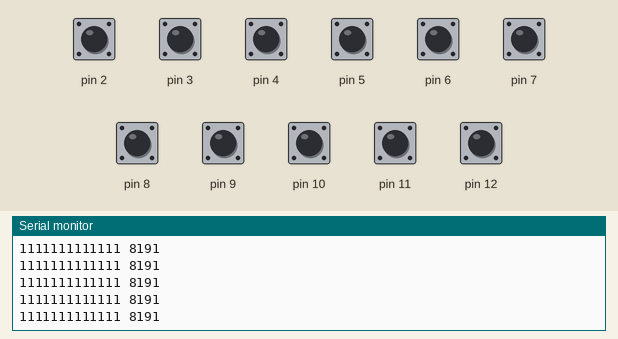
Recording of a sketch running on a simulated Arduino Uno, built with avr-gcc and run on an emulated ATmega328P. On the bench: the last lines printed to the serial monitor. Inputs (shaded band) come from the test bench; at power-on: pin 2–12 HIGH.

Above: at 1.2 s.
1.3 s: pin 2 pulled LOW for 0.15 s
At 1.32 s:
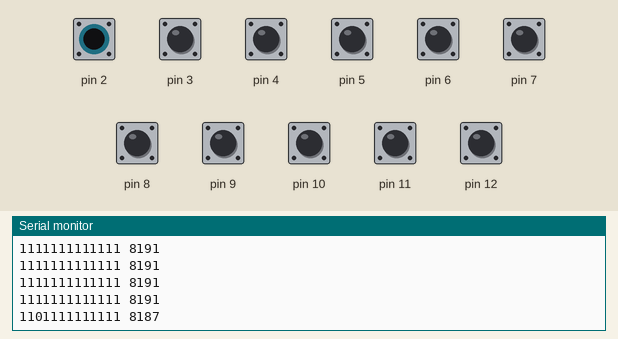
2.9 s: pin 3 pulled LOW for 0.15 s
At 2.94 s:
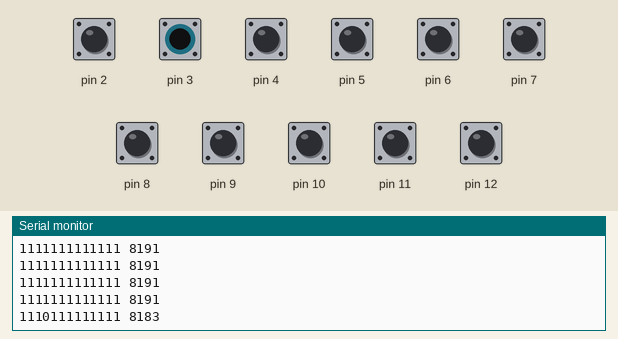
4.5 s: pin 4 pulled LOW for 0.15 s
7.6 s: pin 5 pulled LOW for 0.15 s
At 7.69 s:
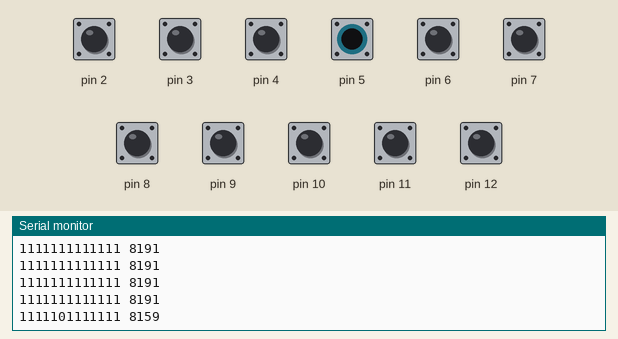
9.2 s: pin 6 pulled LOW for 0.15 s
At 9.21 s:
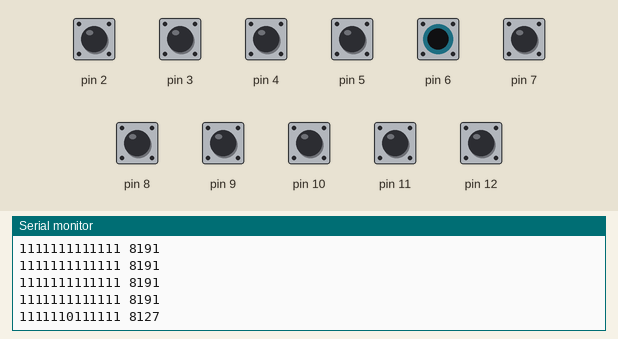
10.8 s: pin 7 pulled LOW for 0.15 s
At 10.82 s:
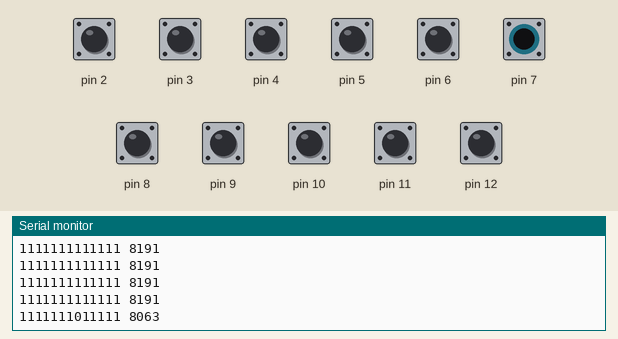
Timing chart, 0 to 13.4 s (numbered marks = the images above; inputs shaded):
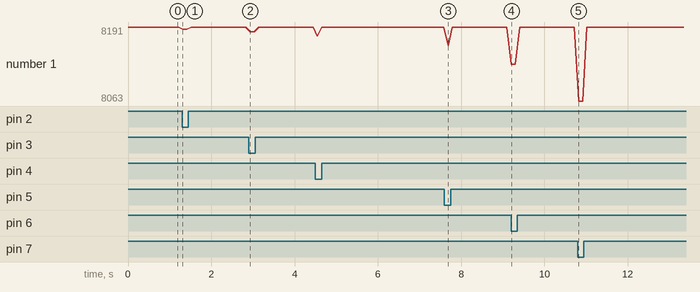

The sketch:

digital_read_debug.ino
```cpp
// 13 Bit, dabei Bit 2 immer 0, weil nicht verbunden
// 1 1111 1111 1101 = 8189
// Pin 2 ist nicht zuverlässig, weil das auf dem Serial IO liegt
// und eben diese zum Debuggen verwendet wird.

int val;
int fullval;

void setup() {
  Serial.begin(9600);
  for (int i = 0; i < 13; i++) pinMode(i, INPUT_PULLUP);
}

void loop() {
  fullval = 0;
  for (int i = 0; i < 13; i++) {
    val = digitalRead(i);
    fullval |= val << i;
    Serial.print(val);
  }
  Serial.print(" ");
  Serial.println(fullval);
  delay(100);
}
```

Measured:
- after the input at 1.3 s, the serial monitor: prints a new line at once (image 1)
- after the input at 2.9 s, the serial monitor: prints a new line at once (image 2)
- after the input at 7.6 s, the serial monitor: prints a new line after 0.09 s (image 3)
- after the input at 9.2 s, the serial monitor: prints a new line at once (image 4)
- after the input at 10.8 s, the serial monitor: prints a new line at once (image 5)
